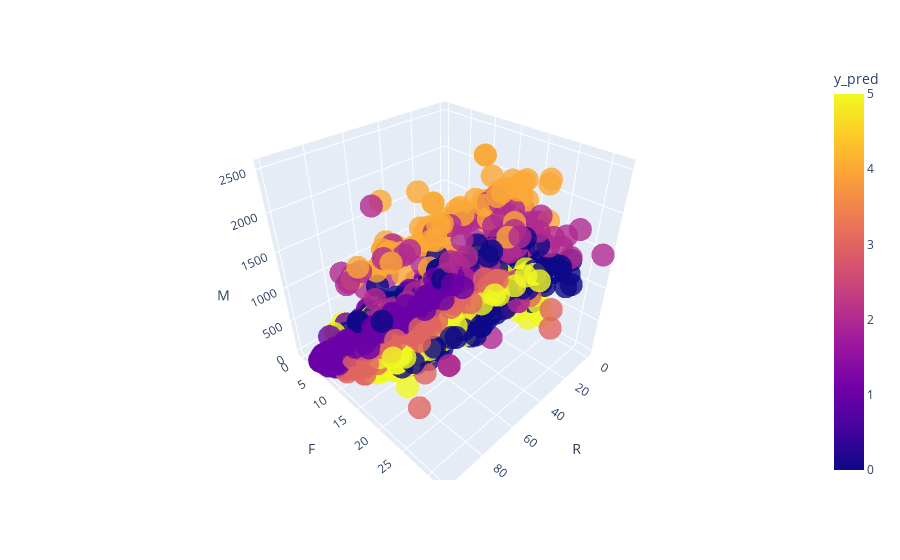

The code cell stored with this chart in its notebook:
### Code cell
fig = px.scatter_3d(X, x='R',y='F',z='M',color='y_pred', opacity=0.8)
fig.show()

### Figure 1 — Plotly figure (JSON) as saved in the notebook; plotly's stock layout.template omitted (floating-point values rounded to 4 significant figures; data arrays with more than 128 entries replaced by an {"elided": "..."} marker saying what was removed)
{"data": [{"hovertemplate": "R=%{x}<br>F=%{y}<br>M=%{z}<br>y_pred=%{marker.color}<extra></extra>", "legendgroup": "", "marker": {"color": {"elided": "2240 int values"}, "coloraxis": "coloraxis", "opacity": 0.8, "symbol": "circle"}, "mode": "markers", "name": "", "scene": "scene", "showlegend": false, "type": "scatter3d", "x": {"elided": "2240 int values"}, "y": {"elided": "2240 int values"}, "z": {"elided": "2240 int values"}}], "layout": {"coloraxis": {"colorbar": {"title": {"text": "y_pred"}}, "colorscale": [[0, "#0d0887"], [0.1111, "#46039f"], [0.2222, "#7201a8"], [0.3333, "#9c179e"], [0.4444, "#bd3786"], [0.5556, "#d8576b"], [0.6667, "#ed7953"], [0.7778, "#fb9f3a"], [0.8889, "#fdca26"], [1, "#f0f921"]]}, "legend": {"tracegroupgap": 0}, "margin": {"t": 60}, "scene": {"domain": {"x": [0, 1], "y": [0, 1]}, "xaxis": {"title": {"text": "R"}}, "yaxis": {"title": {"text": "F"}}, "zaxis": {"title": {"text": "M"}}}}}
